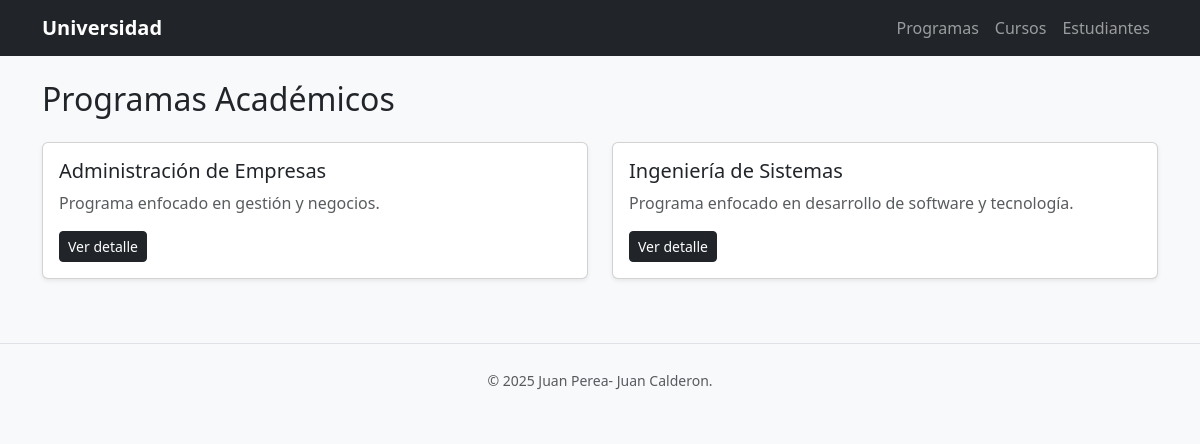
/programas/, run on the app's committed database.
### academia/models.py (models this page shows, shortened)
class Programa(models.Model):
    nombre = models.CharField(max_length=100)
    descripcion = models.TextField()

### academia/views.py (the view)
# urls.py: path("programas/", views.lista_programas, name="lista_programas"),
def lista_programas(request):
    programas = Programa.objects.all().order_by("nombre")
    return render(request, "academia/lista_programas.html", {"programas": programas})

### academia/templates/academia/lista_programas.html (shortened to what this page needs)
{% extends "academia/base.html" %}
{% block content %}
    <h2 class="mb-4">Programas Académicos</h2>
    <div class="row">
        {% for programa in programas %}
            <div class="col-md-6 mb-3">
                <div class="card shadow-sm">
                    <div class="card-body">
                        <h5 class="card-title">{{ programa.nombre }}</h5>
                        <p class="card-text text-muted">{{ programa.descripcion }}</p>
                        <a href="{% url 'academia:detalle_programa' programa.pk %}" class="btn btn-sm btn-dark">Ver detalle</a>
                    </div>
                </div>
            </div>
        {% empty %}
            <p class="text-muted">No hay programas registrados.</p>
        {% endfor %}
    </div>
{% endblock %}

### data on the page
Programa: nombre "Administración de Empresas", descripcion "Programa enfocado en gestión y negocios."
Programa: nombre "Ingeniería de Sistemas", descripcion "Programa enfocado en desarrollo de software y tecnología."
